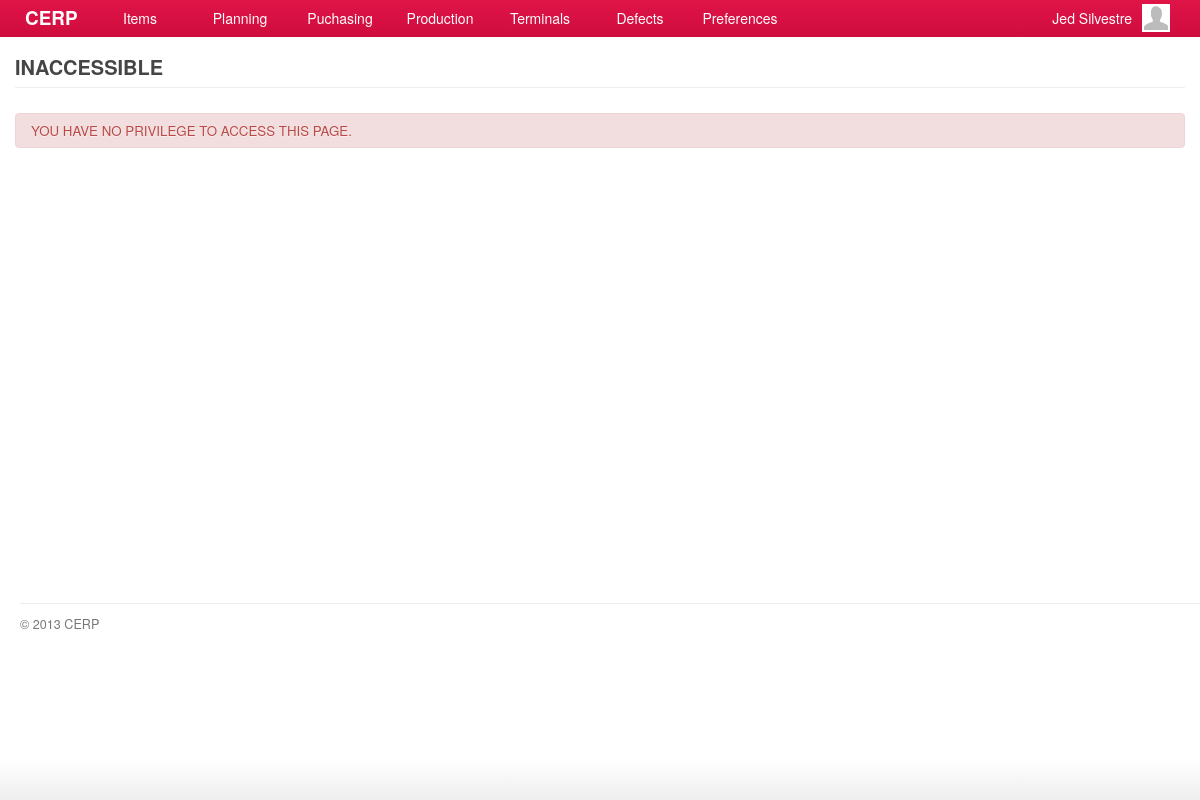
The page /account/manage-production.php (signed in) on the database as committed earlier.
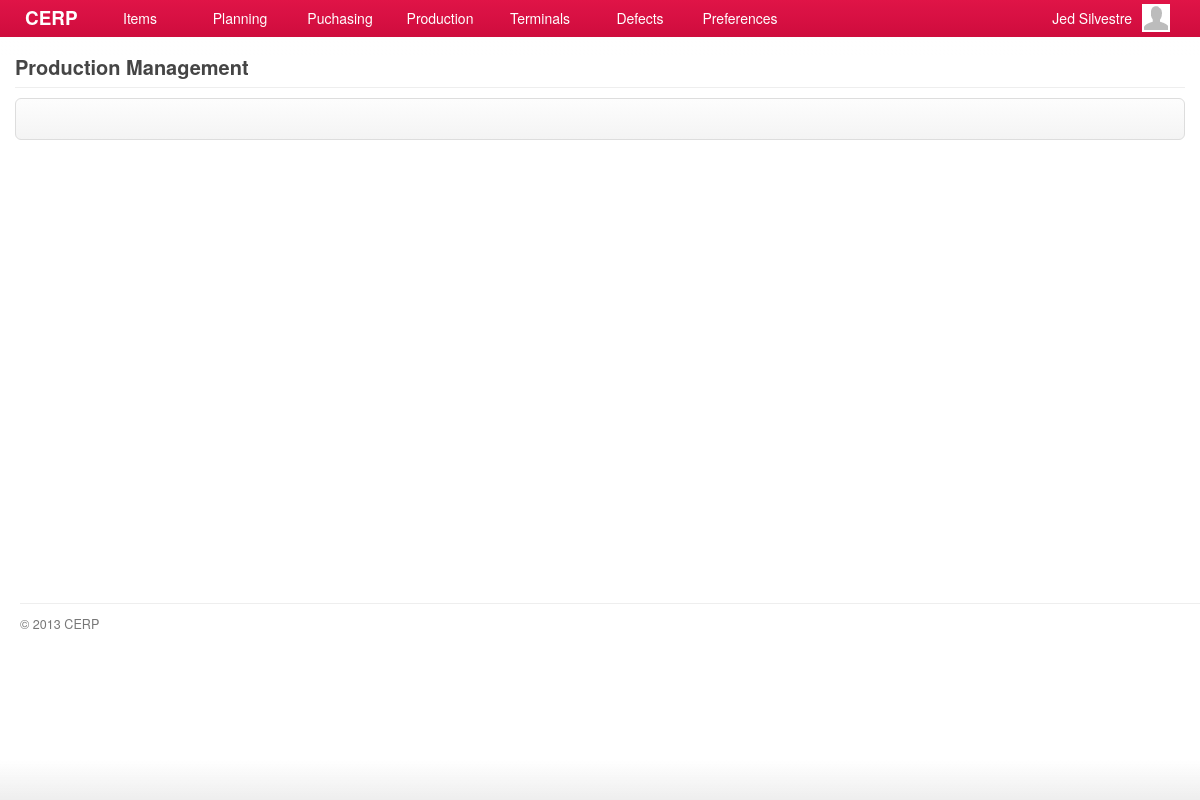
The same page on the database as committed later.
### tables this page shows
CREATE TABLE `capabilities` (
  `id` int(11) NOT NULL AUTO_INCREMENT,
  `title` varchar(45) DEFAULT NULL,
  `name` varchar(45) DEFAULT NULL,
  `capability` varchar(45) DEFAULT NULL,
  `url` varchar(45) DEFAULT NULL,
  `parent` int(11) DEFAULT NULL,
  PRIMARY KEY (`id`)
);

### include/general.class.php (called while the page is built, shortened)
<?php
require('database.class.php');
require('capabilities.class.php');
require('role.class.php');
$DB				= new MySQL;
  $DB->database	= "cerpdb";
  $DB->username	= "cerpuser";
  $DB->password	= "cerpuser";
  $DB->hostname	= "localhost";
$Capabilities	= new Capabilities($DB);
$Signed			= $_SESSION['user'];
$Role		= new Role($DB, $Signed['id']);
?>

### include/role.class.php (called while the page is built, shortened)
<?php
class Role
{
	private $DB;
	private $user_id;
	function Role($db, $uid) {
  	$this->DB = $db;
		$this->user_id = $uid;
  }
	function isCapableByName($cap_name) {
		foreach ($this->getUserRoles() as $user_role) {
			$result = $this->DB->Find('role_capabilities', array(
						  			'columns' 		=> 'role_capabilities.*',
						  			'joins' => 'INNER JOIN capabilities ON capabilities.id = role_capabilities.capability_id',
						  	    'conditions' 	=> 'capabilities.capability="'. $cap_name .'" AND role_id='. $user_role['role_id']));
			if(isset($result)) {
				return TRUE;
			}
		}
	}
	function getUserRoles() {
		$result = $this->DB->Get('user_roles', array(
						  			'columns' 		=> 'user_roles.role_id, roles.name',
						  			'joins' => 'INNER JOIN roles ON roles.id = user_roles.role_id',
						  	    'conditions' 	=> 'user_roles.user_id='. $this->user_id));
		if(isset($result)) {
			return $result;
		}
	}
}

### include/database.class.php (called while the page is built, shortened)
<?php
class MySQL {
  public $username	= "cerpuser";
  public $password	= "cerpuser";
  public $hostname	= "localhost";
  public function Connect() {
    $conn = mysql_connect($this->hostname, $this->username, $this->password) or die("<br/><span class='notice'><p class='error'><strong>ERROR!</strong> Unable to connect to MySQL! </p></span>");
    return $conn;
  }
  public function Query($sql) {
  	$conn = $this->Connect();
    $result = mysql_query($sql, $conn);
	return $result;
  }
	function Find($table, $args='') {
  	if (isset($args)) {
  	  $args['columns'] = (isset($args['columns']) ? $args['columns'] : '*');
  	  $args['joins'] = (isset($args['joins']) ? $args['joins'] : '');
	 	 	$args['conditions'] = ($args['conditions'] == '' ? '' : 'where '.$args['conditions']);
		}
		$sql = "SELECT ".$args['columns']." FROM ".$table." ".$args['joins']." ".$args['conditions'];
		$row = $this->IsEmpty($this->Query($sql));
		if($row == null) { return null; }
		return mysql_fetch_array($row);
  }
  function Get($table, $args='') {
  	if (isset($args)) {
  	  $args['columns'] = (isset($args['columns']) ? $args['columns'] : '*');
  	  $args['joins'] = (isset($args['joins']) ? $args['joins'] : '');
		  $args['conditions'] = ($args['conditions'] == '' ? '' : 'WHERE '.$args['conditions']);
  	  $args['order'] = (isset($args['order']) ? ' ORDER BY '.$args['order'] : '');
  	  $args['limit'] = (isset($args['limit']) ? ' LIMIT '.$args['limit'] : '');
  	  $args['group'] = (isset($args['group']) ? ' GROUP BY '.$args['group'] : '');
		}
		$data = array();
		$sql = "SELECT ".$args['columns']." FROM ".$table." ".$args['joins']." ".$args['conditions']." ".$args['group']." ".$args['order']." ".$args['limit'];
		$result = $this->IsEmpty($this->Query($sql));
		if(!empty($result)) {
	      while ($row = mysql_fetch_array($result)) {
	        $data[] = $row;
	      }
		}
		return $data;
  }
  private function IsEmpty($result) {
    if(mysql_num_rows($result) > 0) return $result;
    return null;
  }
}

### include/capabilities.class.php (called while the page is built, shortened)
<?php
class Capabilities {
  private $DB;
	public $All;
	function Capabilities($db) {
		$this->DB = $db;
		$this->GetCapabilities();
	}
  function GetTitle() {
    global $capability_key;
	return $this->All[$capability_key]['title'];
  }
	function GetCapabilities() {
		$capabilities = $this->DB->Get('capabilities', array(
					  			'columns' 		=> 'id, capability, title, name, parent, url',
					  	    'conditions' 	=> 'parent IS NOT null ORDER BY parent'));
		$all = array();
		foreach ($capabilities as $cap) {
			$all[$cap['capability']] = array('title' => $cap['title'],'name' => $cap['name'], 'url' => $cap['url'], 'parent' => $cap['parent']);
		}
		$this->All = $all;
	}
}

### account/manage-production.php (the view, shortened to what this page needs)
<?php
  $capability_key = 'manage_production';
  require('header.php');
	$allowed = $Role->isCapableByName($capability_key);
	if(!$allowed) {
		require('inaccessible.php');
	}else{
?>
	<div id="page">
		<div id="page-title">
    	<h2>
      	<span class="title"><?php echo $Capabilities->GetTitle(); ?></span>
      </h2>
		</div>
    <div id="content">
      <form id="form-name" action="<?php host($Capabilities->GetUrl()) ?>" method="POST" class="form-container">
      </form>
		</div>
	</div>
<?php }
require('footer.php'); ?>

### account/header.php (shortened to what this page needs)
<?php
require('../include/general.class.php');
?>
<!DOCTYPE html>
<html lang="en">
	<head>
		<link rel="stylesheet" href="../stylesheets/main.css" />
		<link rel="stylesheet" href="../stylesheets/form.css" />
		<link rel="stylesheet" href="../stylesheets/grid.css" />
		<link rel="stylesheet" href="../stylesheets/jquery.css" />
    <link rel="stylesheet" href="../stylesheets/simplePagination.css">
		<link rel="stylesheet" href="../stylesheets/jquery.modal.css" />
		<link rel="stylesheet" href="../stylesheets/smoothness/jquery-ui-1.10.1.custom.css" />
	</head>
	<body>
    <div id="container">
      <div id="header">
				<a id="brand" href="index.php" style="text-decoration: none">CERP</a>
			</div>
      <div id="main-menu">
        <div class="menu">
        	<a href="#" alt="#menu-items" class="show-submenu">Items</a>
        </div>
        <div class="menu">
          <a href="#" alt="#menu-plan" class="show-submenu">Planning</a>
        </div>
        <div class="menu">
          <a href="#" alt="#menu-purchasing" class="show-submenu">Puchasing</a>
        </div>
        <div class="menu">
          <a href="#" alt="#menu-production" class="show-submenu">Production</a>
        </div>
        <div class="menu">
          <a href="#" alt="#menu-terminals" class="show-submenu">Terminals</a>
        </div>
        <div class="menu">
          <a href="#" alt="#menu-defects" class="show-submenu">Defects</a>
        </div>
        <div class="menu">
          <a href="#" alt="#menu-preferences" class="show-submenu">Preferences</a>
        </div>
      </div>
      <div id="menu-profile">
         <div class="avatar small"></div>
         <span><?php echo $Signed['first_name']." ". $Signed['last_name']; ?> </span>
      </div>
    	<div id="header_fade" class="fade_up"></div>
    </div>

### account/inaccessible.php (shortened to what this page needs)
<div id="page">
	<div id="page-title">
  	<h2>
    	<span class="title">INACCESSIBLE</span>
    </h2>
	</div>
	<div id="content"><br/>
		<span class="notice">
      <p class="error">YOU HAVE NO PRIVILEGE TO ACCESS THIS PAGE.</p>
    </span>
	</div>
</div>

### account/footer.php (shortened to what this page needs)
      <div id="footer">
        <p>&copy; 2013 CERP</p>
      </div>
		<div class="fade_down"></div>
  </body>
</html>

### stylesheets/main.css (style rules this page uses)
*, html, body { margin:0;padding:0; }
html { font-size: 100%; -webkit-text-size-adjust: 100%; -ms-text-size-adjust: 100%; }
body { margin: 0; font-family:"Helvetica Neue", Helvetica, Arial, sans-serif; font-size:14px; line-height:20px; color:#454545; background-color:#ffffff; }
h1, h2, h3, h4 { padding:0 0 5px; margin:0 0 10px; }
h2 { font-size:20px; }
a { color: #0088cc; text-decoration: none; outline:none; }
#container { z-index:1; width:100%; height:37px; opacity:0.95; filter:alpha(opacity=95); position: fixed; }
#header { position:relative; padding:0 25px; height:37px; background-color:#cc0033; background-image:-moz-linear-gradient(top, #df083e, #cc0033); background-image:-webkit-gradient(linear, 0 0, 0 100%, from(#df083e), to(#cc0033)); background-image:-webkit-linear-gradient(top, #df083e, #cc0033); background-image:-o-linear-gradient(top, #df083e, #cc0033); background-image:linear-gradient(to bottom, #df083e, #cc0033); color:#ffffff; font-size:135%; }
#header_fade { position:relative; }
#header a { color:#ffffff; }
#page { background-color:#ffffff; font-size:95%; }
#content { padding:0 15px; min-height: 500px; }
#footer { display:block; padding:5px 0px 20px 20px; }
#brand { float:left; display:block; margin:8px 0 0; font-weight:bold; }
#main-menu { position:absolute; display:block; top:0; left:90px; z-index: 99; }
#main-menu .menu { float:left; width:100px; height:37px; text-align:center; outline:none; cursor:pointer; }
#main-menu .menu a { margin:8px 0 0; display:block; color:#ffffff; outline:none; }
#menu-profile { position:absolute; top:0; right:25px; display:block; padding:3px 5px 0 0; width:170px; height:33px; color:#fff; cursor:pointer; }
#menu-profile .avatar { float:right; margin:1px 0 0 10px; border:none; }
#menu-profile span { float:right; display:block; margin-top:5px; }
#page-title { margin:0 15px 10px; padding:57px 0 0; border-bottom:solid 1px #eeeeee; }
#page-title h2 { margin:0; padding:0 0 10px; }
#page-title h2 .title { float:left; padding-right:5px; }
#footer p { padding:10px 0 0; border-top:solid 1px #eeeeee; color:#777777; font-size:90%; }
.avatar { border:solid 1px #dddddd; background:#ffffff url('../images/icons/man-24x24.png') no-repeat center; }
.avatar.small { width:28px; height:28px; }
.fade_down { position: fixed; content: ''; bottom: 0; left: 0; right: 0; height: 40px; background: -webkit-linear-gradient(top, rgba(255,255,255,0), #eee); }
.fade_up { content: ''; bottom: 0; left: 0; right: 0; height: 20px; background: -webkit-linear-gradient(bottom, rgba(255,255,255,0), #fff); }

### stylesheets/form.css (style rules this page uses)
form { margin:0 0 10px; }
.form-container { padding:20px; border:solid 1px #dddddd; background-color:#f9f9f9; background-image:-moz-linear-gradient(top, #fdfdfd, #f4f4f4); background-image:-webkit-gradient(linear, 0 0, 0 100%, from(#fdfdfd), to(#f4f4f4)); background-image:-webkit-linear-gradient(top, #fdfdfd, #f4f4f4); background-image:-o-linear-gradient(top, #fdfdfd, #f4f4f4); background-image:linear-gradient(to bottom, #fdfdfd, #f4f4f4); -webkit-border-radius:6px; -moz-border-radius:6px; border-radius:6px; }
.notice p { display:block; margin:-5px 0 20px; padding:8px 35px 8px 15px; border:1px solid #fbeed5; background-color:#fcf8e3; color:#c09853; line-height:17px; text-shadow:0 1px 0 rgba(255, 255, 255, 0.5); -webkit-border-radius: 4px; -moz-border-radius: 4px; border-radius: 4px; }
.notice p.error { border-color:#eed3d7; background-color:#f2dede; color:#b94a48; }

Rows that differ between the two databases and show on the page:
added capabilities: title "Production Management"
Other text that changed with them:
text no longer shown: "INACCESSIBLE YOU HAVE NO PRIVILEGE TO ACCESS THIS PAGE."
